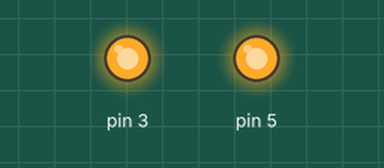
Bench run of a sketch on a simulated Arduino Uno, built with avr-gcc and run on an emulated ATmega328P. Shown: output pins drawn as LEDs (lit = HIGH).

Above: at 1.0 s.
At 2.5 s:
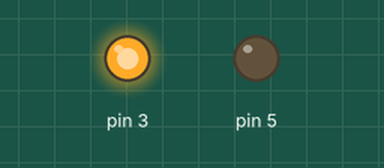
At 3.5 s:
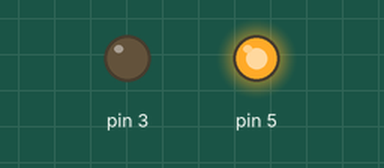
Timing chart, 0 to 5.2 s (numbered marks = the images above):
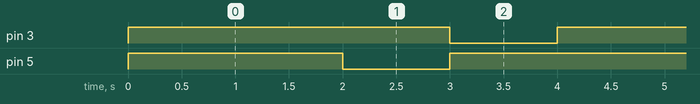

The sketch:

CLDR.ino
```cpp
void setup(){
  Serial.begin(9600);
}
void loop(){
  Gofront();
  delay(1000);
  Goback();
  delay(1000);
  Left();
  delay(1000);
  Right();
  delay(1000);
}
void Gofront(){
    digitalWrite(4, HIGH);
    analogWrite(5, 255);
    digitalWrite(2, HIGH);
    analogWrite(3, 255);
}
void Goback(){
    digitalWrite(4, LOW);
    analogWrite(5, 255);
    digitalWrite(2, LOW);
    analogWrite(3, 255);
}
void Left(){
    digitalWrite(4, HIGH);
    analogWrite(5, 0);
    digitalWrite(2, LOW);
    analogWrite(3, 255);
}
void Right(){
    digitalWrite(4, LOW);
    analogWrite(5, 255);
    digitalWrite(2, HIGH);
    analogWrite(3, 0);
}
```

Measured:
- by itself, pin 3: alternates HIGH for 3.0 s and LOW for 1.0 s
- by itself, pin 5: repeats every 4.0 s: LOW 1.0 s, HIGH 3.0 s
- by itself, everything shown: repeats every 4.0 s, in 3 steps
